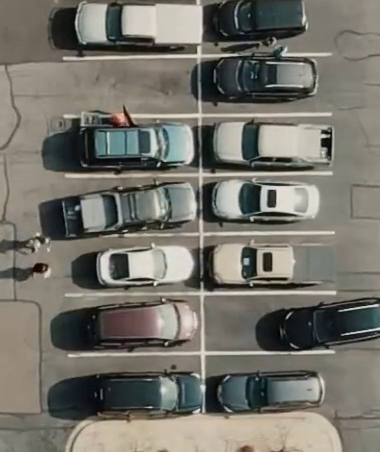
#> input picture frame 84 of parking/parking_crop.mp4, 380 x 452 px
$ python parking_slot_detection_corrected.py
#> lines starting #> are read from the running program, lines starting #| are printed output that depends on the picture; after the words box and inside, x2 and y2 are one past the last pixel; in counts of white or black regions, pixels touching at a corner belong together
import cv2
import numpy as np
import pickle
import json
from datetime import datetime

# ===== Configuration =====
VIDEO_PATH = "parking/parking_crop.mp4"
SLOT_COORDS_PATH = "parking/outputs/parking_slot_coords.pkl"
OUTPUT_VIDEO_PATH = "parking/outputs/parking_slot_output_with_boxes.mp4"
OUTPUT_JSON_PATH = "parking/outputs/parking_detection_output.json"
THRESHOLD = 900

# ===== Load Parking Slot Coordinates =====
with open(SLOT_COORDS_PATH, 'rb') as f:
#> (reads parking/outputs/parking_slot_coords.pkl from the repository)
#> further down, frame is the input picture: shape (452, 380, 3); mean B, G, R 106.6, 114.8, 116.9
    parking_slots = pickle.load(f)

# ===== Open Video =====
cap = cv2.VideoCapture(VIDEO_PATH)
if not cap.isOpened():
    print(" Cannot open video.")
    exit()

fps = cap.get(cv2.CAP_PROP_FPS)
width  = int(cap.get(cv2.CAP_PROP_FRAME_WIDTH))
height = int(cap.get(cv2.CAP_PROP_FRAME_HEIGHT))
total_frames = int(cap.get(cv2.CAP_PROP_FRAME_COUNT))

out = cv2.VideoWriter(OUTPUT_VIDEO_PATH, cv2.VideoWriter_fourcc(*'mp4v'), fps, (width, height))

# ===== Helper Function =====
def preprocess_frame(frame):
    gray = cv2.cvtColor(frame, cv2.COLOR_BGR2GRAY)
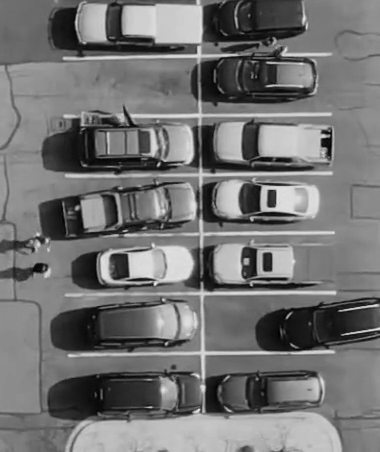
#> gray: shape (452, 380); min 0, max 241, mean 114.5
    blur = cv2.GaussianBlur(gray, (5, 5), 1)
    thresh = cv2.adaptiveThreshold(blur, 255, cv2.ADAPTIVE_THRESH_GAUSSIAN_C,
                                   cv2.THRESH_BINARY_INV, 25, 16)
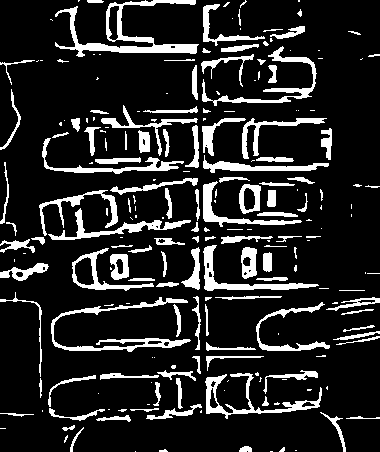
#> thresh: shape (452, 380); 14.9% white; 214 white regions (99 under 20 px), largest, box (x1, y1, x2, y2) and area: (55, 0, 199, 57) 1984, (51, 297, 191, 352) 1312, (205, 373, 322, 419) 1095
    dilated = cv2.dilate(thresh, np.ones((3, 3), np.uint8), iterations=1)
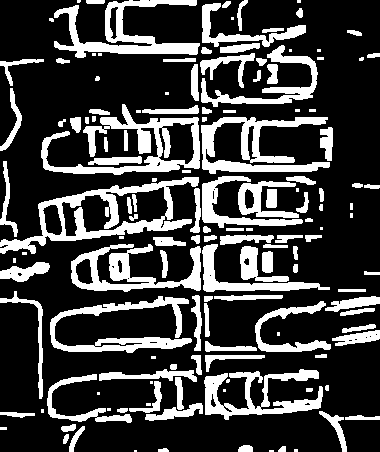
#> dilated: shape (452, 380); 25.5% white; 143 white regions (31 under 20 px), largest, box (x1, y1, x2, y2) and area: (0, 177, 199, 254) 3761, (41, 104, 200, 175) 3441, (201, 117, 330, 174) 2918
    return dilated

# ===== Tracking State for JSON =====
frame_id = 0
slot_status = {str(i+1): [] for i in range(len(parking_slots))}
occupancy_start_time = {}
vehicle_data = {}
current_status = {}

# ===== Process Video Frame-by-Frame =====
while True:
    success, frame = cap.read()
    if not success:
        break

    frame_time_sec = frame_id / fps
    processed = preprocess_frame(frame)
    free_count = 0
    final_occupancy = {}

    for idx, (x, y, w, h) in enumerate(parking_slots):
        slot_id = str(idx + 1)
        crop = processed[y:y+h, x:x+w]
        count = cv2.countNonZero(crop)
        occupied = count >= THRESHOLD
        color = (0, 0, 255) if occupied else (0, 255, 0)

        cv2.rectangle(frame, (x, y), (x + w, y + h), color, 2)
        cv2.putText(frame, slot_id, (x+2, y+h-5), cv2.FONT_HERSHEY_SIMPLEX, 0.5, color, 1)

        final_occupancy[slot_id] = occupied
        slot_status[slot_id].append({
            "frame": frame_id,
            "time": round(frame_time_sec, 2),
            "occupied": occupied
        })

        # track entry/exit time
        if slot_id not in current_status:
            current_status[slot_id] = occupied
            if occupied:
                occupancy_start_time[slot_id] = frame_time_sec
        elif current_status[slot_id] != occupied:
            if occupied:
                occupancy_start_time[slot_id] = frame_time_sec
            else:
                start = occupancy_start_time.get(slot_id, None)
                if start is not None:
                    duration = round(frame_time_sec - start, 2)
                    vehicle_data.setdefault(slot_id, []).append({
                        "entry_time": round(start, 2),
                        "exit_time": round(frame_time_sec, 2),
                        "duration_sec": duration
                    })
                    del occupancy_start_time[slot_id]
            current_status[slot_id] = occupied

        if not occupied:
            free_count += 1
#> this loop made 14 passes
#> (count, occupied, color) on passes 1 to 12: (2734, True, (0, 0, 255)), (1654, True, (0, 0, 255)), (810, False, (0, 255, 0)), (2091, True, (0, 0, 255)), (3557, True, (0, 0, 255)), (2845, True, (0, 0, 255)), (3052, True, (0, 0, 255)), (2627, True, (0, 0, 255)), (3075, True, (0, 0, 255)), (2841, True, (0, 0, 255)), (2325, True, (0, 0, 255)), (1857, True, (0, 0, 255))
#> pass 1, `crop = processed[y:y+h, x:x+w]`:
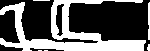
#> crop: shape (51, 150); 35.7% white; 6 white regions (4 under 20 px), largest, box (x1, y1, x2, y2) and area: (0, 0, 146, 51) 2621, (148, 2, 150, 40) 71
#> after the loop:
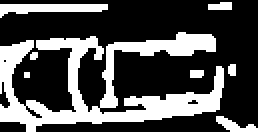
#> crop: shape (66, 129) (shown 2 times larger); 30.7% white; 8 white regions (2 under 20 px), largest, box (x1, y1, x2, y2) and area: (0, 16, 112, 66) 2192, (0, 2, 54, 9) 226, (108, 58, 129, 66) 81, (104, 1, 116, 5) 42, (95, 35, 102, 39) 27, (114, 32, 118, 38) 22
#> after the loop:
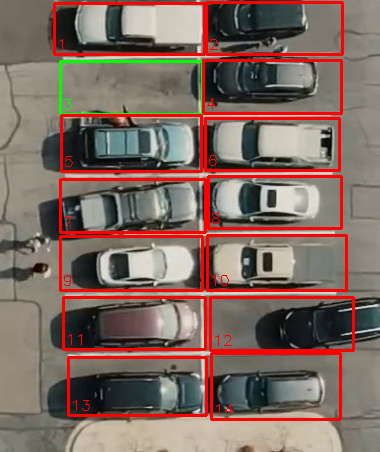
#> frame: shape (452, 380, 3); 9.42% of pixels changed, all inside (x1, y1, x2, y2) = (53, 1, 355, 421)
#> after the loop, current_status = 14 items; final_occupancy = 14 items; free_count = 1; occupancy_start_time = 13 items; vehicle_data = 0 items

    cv2.putText(frame, f"Free: {free_count}/{len(parking_slots)}", (10, 30),
                cv2.FONT_HERSHEY_SIMPLEX, 1, (255, 255, 0), 2)
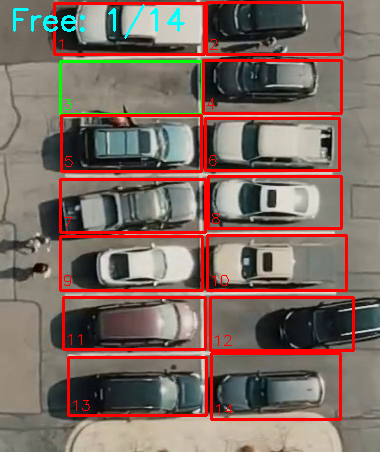
#> frame: shape (452, 380, 3); 0.55% of pixels changed, all inside (x1, y1, x2, y2) = (13, 4, 185, 39)

    out.write(frame)
    frame_id += 1

# ===== Finalize =====
# Close any unclosed occupancy
end_time = total_frames / fps
for slot_id, start in occupancy_start_time.items():
    vehicle_data.setdefault(slot_id, []).append({
        "entry_time": round(start, 2),
        "exit_time": round(end_time, 2),
        "duration_sec": round(end_time - start, 2)
    })

cap.release()
out.release()

# ===== Save JSON =====
output_json = {
    "processing_date": datetime.now().strftime("%Y-%m-%d %H:%M:%S"),
    "video_source": VIDEO_PATH.split("/")[-1],
    "video_info": {
        "width": width,
        "height": height,
        "fps": fps,
        "total_frames": total_frames
    },
    "parking_config": {
        "total_slots": len(parking_slots),
        "slot_coordinates": {
            str(i+1): [ [parking_slots[i][0], parking_slots[i][1]],
                        [parking_slots[i][0]+parking_slots[i][2], parking_slots[i][1]],
                        [parking_slots[i][0]+parking_slots[i][2], parking_slots[i][1]+parking_slots[i][3]],
                        [parking_slots[i][0], parking_slots[i][1]+parking_slots[i][3]] ]
            for i in range(len(parking_slots))
        }
    },
    "results": {
        "total_vehicles": sum(len(v) for v in vehicle_data.values()),
        "final_occupancy": {k: v[-1]["occupied"] if v else False for k, v in slot_status.items()},
        "vehicle_data": vehicle_data
    }
}

with open(OUTPUT_JSON_PATH, "w") as jf:
    json.dump(output_json, jf, indent=4)

print(" Video and JSON saved.")
